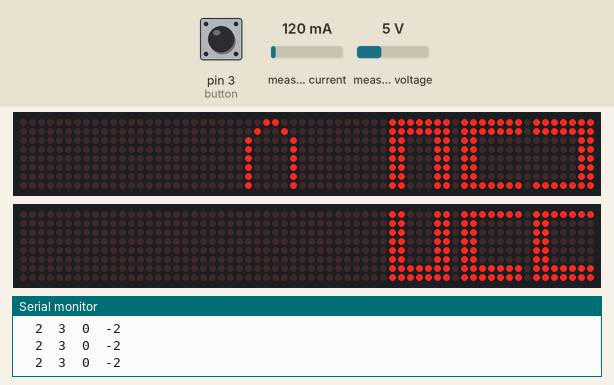
This sketch was run on a simulated Arduino Uno, built with avr-gcc and run on an emulated ATmega328P. On the bench: 2 × 64×8 LED matrix, the last lines printed to the serial monitor. Inputs (shaded band) come from the test bench; at power-on: measured voltage 5 V, pin 3 (button) HIGH, measured current 120 mA.

Above: at 1.9 s.
2.0 s: measured voltage set to 0.3 V
At 3.4 s:
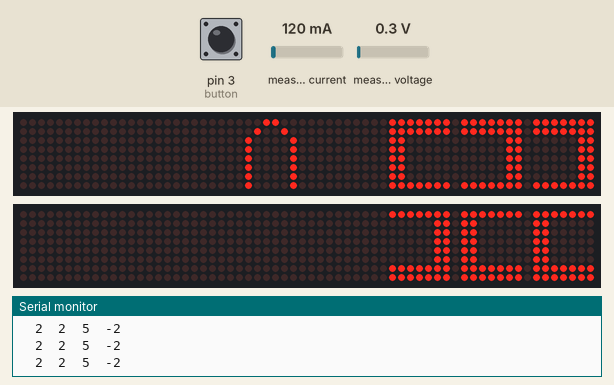
3.8 s: measured voltage set to 3.8 V
At 5.9 s:
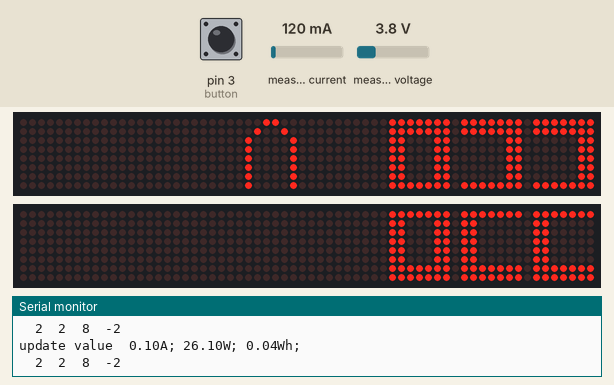
6.2 s: measured voltage set to 7.5 V
At 8.3 s:
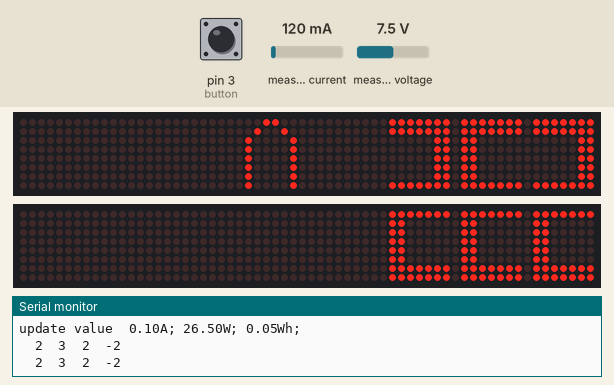
8.6 s: measured voltage set to 11.2 V
At 9.8 s:
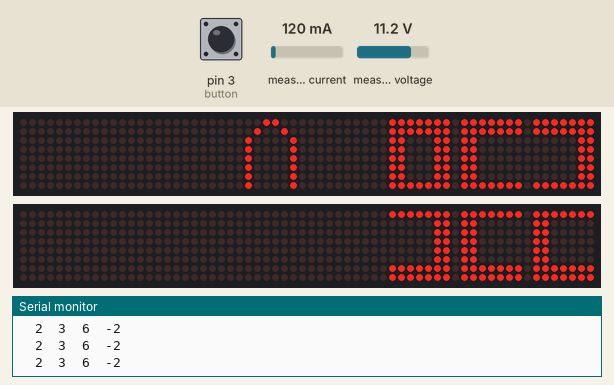
10.9 s: measured voltage set to 14.7 V
At 12.3 s:
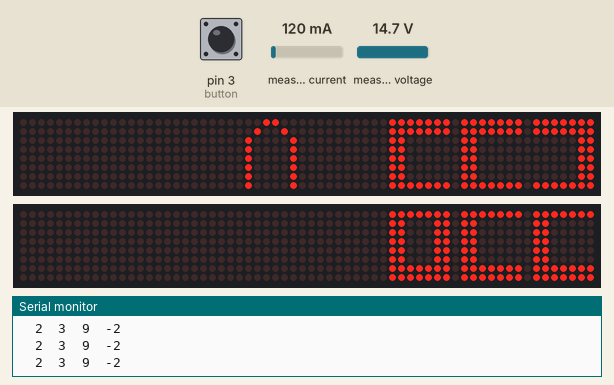
13.3 s: measured voltage set to 2.9 V
At 14.9 s:
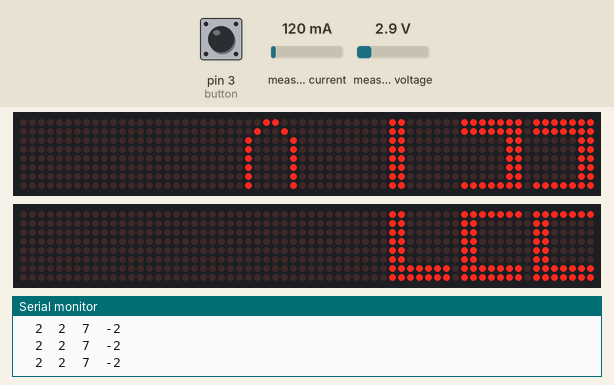
Timing chart, 0 to 16.4 s (numbered marks = the images above; inputs shaded):
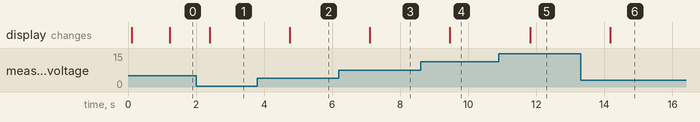

Measured:
- after the input at 2.0 s, the display: changes after 0.40 s (image 1)
- after the input at 3.8 s, the display: changes after 0.95 s (image 2)
- after the input at 6.2 s, the display: changes after 0.91 s (image 3)
- after the input at 8.6 s, the display: changes after 0.86 s (image 4)
- after the input at 10.9 s, the display: changes after 0.92 s (image 5)
- after the input at 13.3 s, the display: changes after 0.87 s (image 6)

The sketch:

PowerMeter_V2.ino
```cpp
//Part Sensor
#include <SoftwareSerial.h> // Arduino IDE <1.6.6
#include <PZEM004T.h>

PZEM004T pzem(6,5);  // (RX,TX) connect to TX,RX of PZEM
IPAddress ip(192,168,1,1);

//Display
#include <LedControlMS.h>
int DINa = 12;
int CLKa =  11;
int CSa = 10;

int DINb = 9;
int CLKb =  8;
int CSb = 7;

LedControl lcA=LedControl(DINa,CLKa,CSa,0);
LedControl lcB=LedControl(DINb,CLKb,CSb,0);
char chr;

//character
byte a_1[8]=    {0x7e, 0x7e, 0x18, 0x18, 0x18, 0x18, 0x18, 0x18};//
byte a_2[8]=    {0x7f, 0x7f, 0x03, 0x03, 0x03, 0x03, 0x03, 0x7f};//
byte a_3[8]=    {0x7f, 0x7f, 0x60, 0x60, 0x60, 0x60, 0x60, 0x7f};
byte a_4[8]=    {0x60, 0x60, 0x60, 0x60, 0x60, 0x60, 0x60, 0x7f};
byte a_5[8]=    {0x7f, 0x7f, 0x60, 0x60, 0x60, 0x60, 0x60, 0x7f};//
byte a_6[8]=    {0x7f, 0x7f, 0x63, 0x63, 0x63, 0x63, 0x63, 0x7f};
byte a_7[8]=    {0x60, 0x60, 0x60, 0x60, 0x60, 0x60, 0x60, 0x60};
byte a_8[8]=    {0x7f, 0x7f, 0x63, 0x63, 0x63, 0x63, 0x63, 0x7f};
byte a_9[8]=    {0x7f, 0x7f, 0x60, 0x60, 0x60, 0x60, 0x60, 0x7f};
byte a_0[8]=    {0x7f, 0x7f, 0x63, 0x63, 0x63, 0x63, 0x63, 0x63};

byte b_1[8]=    {0x18, 0x18, 0x18, 0x18, 0x18, 0x18, 0x1e, 0x1e};//
byte b_2[8]=    {0x7f, 0x60, 0x60, 0x60, 0x60, 0x60, 0x7f, 0x7f};//
byte b_3[8]=    {0x7f, 0x60, 0x60, 0x60, 0x60, 0x60, 0x7f, 0x7f};
byte b_4[8]=    {0x7f, 0x63, 0x63, 0x63, 0x63, 0x63, 0x63, 0x63};
byte b_5[8]=    {0x7f, 0x03, 0x03, 0x03, 0x03, 0x03, 0x7f, 0x7f};//
byte b_6[8]=    {0x7f, 0x03, 0x03, 0x03, 0x03, 0x03, 0x7f, 0x7f};
byte b_7[8]=    {0x60, 0x60, 0x60, 0x60, 0x60, 0x60, 0x7f, 0x7f};
byte b_8[8]=    {0x7f, 0x63, 0x63, 0x63, 0x63, 0x63, 0x7f, 0x7f};
byte b_9[8]=    {0x7f, 0x63, 0x63, 0x63, 0x63, 0x63, 0x7f, 0x7f};
byte b_0[8]=    {0x63, 0x63, 0x63, 0x63, 0x63, 0x63, 0x7f, 0x7f};
byte emp[8]=    {0x18, 0x3c, 0x3c, 0x18, 0x00, 0x00, 0x00, 0x00};
byte dot[8]=    {0x00, 0x00, 0x00, 0x00, 0x00, 0x00, 0x00, 0x00};

byte V[8]=    {0x18, 0x24, 0x42, 0x42, 0x42, 0x42, 0x42, 0x42};
byte A[8]=    {0x00, 0x42, 0x42, 0x7e, 0x42, 0x42, 0x24, 0x18};
byte W[8]=    {0x24, 0x5a, 0x5a, 0x42, 0x42, 0x42, 0x00, 0x00};
byte h[8]=	  {0x22, 0x22, 0x22, 0x1e, 0x02, 0x02, 0x02, 0x00};


double Watt = 0;
const int button = 3;
int cnt = 0;

unsigned long time1;
unsigned long time2;

float v = 0;
float a = 0;
float p = 0;
float e = 0;

void setup() {
  Serial.begin(9600);
  pzem.setAddress(ip);
  pinMode(button,INPUT_PULLUP);
  attachInterrupt(digitalPinToInterrupt(button), button_push, RISING);
  for(int i=0 ; i<=4 ; i++){
   lcA.shutdown(i,false);       //The MAX72XX is in power-saving mode on startup
   lcA.setIntensity(i,0);        // Set the brightness to maximum value
   lcA.clearDisplay(i);         // and clear the display
   lcB.shutdown(i,false);       //The MAX72XX is in power-saving mode on startup
   lcB.setIntensity(i,0);        // Set the brightness to maximum value
   lcB.clearDisplay(i);         // and clear the display
  }
}

void loop() {
  //part sensor
  time1 = millis();
  int flag = 0;
  while(flag == 0){
    time2 = millis();
    if(time2-time1>1000){
      flag = 1;
      Serial.print("update value\t");
      v = pzem.voltage(ip);
      if (v < 0.0){ v = 0.0;
      Serial.print(v);Serial.print("V; ");}

      a = pzem.current(ip)-0.02;
      if(a >= 0.0){ Serial.print(a);Serial.print("A; "); }

      p = pzem.power(ip);
      if(p >= 0.0){ Serial.print(p);Serial.print("W; "); }

      e = e+(p/3600);
      if(e >= 0.0){ Serial.print(e);Serial.print("Wh; "); }

      Serial.println();
    }
    //part display

      if (v<0){
        a=0;
        p=0;
      }
    switch (cnt) {

      case 0: led_print2(v);
              printByte1(V,dot,4);
              break;
      case 1:
              if (v == -3){
                a=0;
                p=0;
                e=e;
              }
              led_print2(a);
              printByte1(A,dot,4);
              break;
      case 2: led_print2(p);
              printByte1(W,dot,4);
              break;
      case 3: led_print2(e);
              printByte1(h,W,4);
              break;
    }

  }//  delay(1000);
}


void led_print2(float v){
    //Serial.print("led = ");
    //Serial.print(v);
    int num;
    String str = String(v);
    for(int i=0 ; i<4 ; i++){

      chr = str[i];
      if (chr=="."){
        if(i < 3){
          num == 0;
          }
        else{num = 0;}

      }
      else {
        num = chr-'0';
      }
      Serial.print("\t");
      Serial.print(num);
      if(i == 3 && num == -2){
        print_ch(i,99);
      }
      else{


          print_ch(i,num);

      }

    }
    Serial.println("");
}

void print_ch(int index,int num){
  switch (num){
    case 0 : printByte1(a_0,b_0,index);break;
    case 1 : printByte1(a_1,b_1,index);break;
    case 2 : printByte1(a_2,b_2,index);break;
    case 3 : printByte1(a_3,b_3,index);break;
    case 4 : printByte1(a_4,b_4,index);break;
    case 5 : printByte1(a_5,b_5,index);break;
    case 6 : printByte1(a_6,b_6,index);break;
    case 7 : printByte1(a_7,b_7,index);break;
    case 8 : printByte1(a_8,b_8,index);break;
    case 9 : printByte1(a_9,b_9,index);break;
    case -2: printByte1(emp,dot,index);break;
    default: printByte1(dot,dot,index);break;
  }
}

void printByte1(byte character_a [],byte character_b [] ,int index)
{
  for(int i=0;i<8;i++)
  {
    lcB.setRow(index,i,character_a[i]);
  }

  for(int i=0;i<8;i++)
  {
    lcA.setRow(index,i,character_b[i]);
  }
}

void button_push() {
  if (!digitalRead(button)){
      while (!digitalRead(button)){Serial.println("button is push");}
      cnt++;
      if (cnt==4){
        cnt = 0;
      }
    }
}
```
